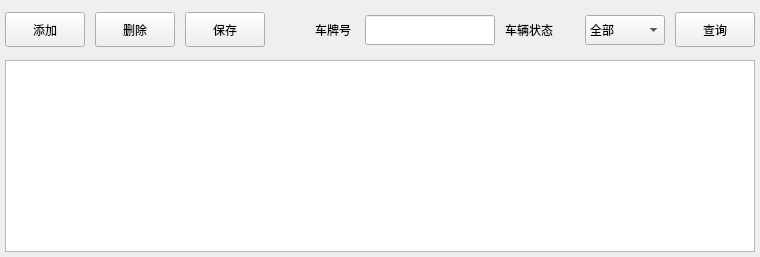
             <widget class="QWidget" name="tab_vehicle">
              <attribute name="title">
               <string>车辆信息管理</string>
              </attribute>
              <layout class="QVBoxLayout" name="verticalLayout_6">
               <property name="spacing">
                <number>5</number>
               </property>
               <property name="leftMargin">
                <number>5</number>
               </property>
               <property name="topMargin">
                <number>5</number>
               </property>
               <property name="rightMargin">
                <number>5</number>
               </property>
               <property name="bottomMargin">
                <number>5</number>
               </property>
               <item>
                <widget class="QWidget" name="vehicle_bar" native="true">
                 <property name="minimumSize">
                  <size>
                   <width>0</width>
                   <height>50</height>
                  </size>
                 </property>
                 <property name="maximumSize">
                  <size>
                   <width>16777215</width>
                   <height>50</height>
                  </size>
                 </property>
                 <layout class="QHBoxLayout" name="horizontalLayout_8">
                  <property name="spacing">
                   <number>10</number>
                  </property>
                  <property name="leftMargin">
                   <number>0</number>
                  </property>
                  <property name="topMargin">
                   <number>0</number>
                  </property>
                  <property name="rightMargin">
                   <number>0</number>
                  </property>
                  <property name="bottomMargin">
                   <number>0</number>
                  </property>
                  <item>
                   <widget class="QPushButton" name="btn_addvehicle">
                    <property name="minimumSize">
                     <size>
                      <width>50</width>
                      <height>35</height>
                     </size>
                    </property>
                    <property name="text">
                     <string>添加</string>
                    </property>
                   </widget>
                  </item>
                  <item>
                   <widget class="QPushButton" name="btn_delvehicle">
                    <property name="minimumSize">
                     <size>
                      <width>50</width>
                      <height>35</height>
                     </size>
                    </property>
                    <property name="text">
                     <string>删除</string>
                    </property>
                   </widget>
                  </item>
                  <item>
                   <widget class="QPushButton" name="btn_savevehicle">
                    <property name="minimumSize">
                     <size>
                      <width>50</width>
                      <height>35</height>
                     </size>
                    </property>
                    <property name="text">
                     <string>保存</string>
                    </property>
                   </widget>
                  </item>
                  <item>
                   <spacer name="hs_vehicle">
                    <property name="orientation">
                     <enum>Qt::Horizontal</enum>
                    </property>
                    <property name="sizeHint" stdset="0">
                     <size>
                      <width>40</width>
                      <height>20</height>
                     </size>
                    </property>
                   </spacer>
                  </item>
                  <item>
                   <widget class="QWidget" name="vehiclenumber" native="true">
                    <property name="minimumSize">
                     <size>
                      <width>180</width>
                      <height>50</height>
                     </size>
                    </property>
                    <property name="maximumSize">
                     <size>
                      <width>16777215</width>
                      <height>50</height>
                     </size>
                    </property>
                    <widget class="QLabel" name="lb_vehiclenumber">
                     <property name="geometry">
                      <rect>
                       <x>0</x>
                       <y>10</y>
                       <width>51</width>
                       <height>30</height>
                      </rect>
                     </property>
                     <property name="text">
                      <string>车牌号</string>
                     </property>
                    </widget>
                    <widget class="QLineEdit" name="le_vehiclenumber">
                     <property name="geometry">
                      <rect>
                       <x>50</x>
                       <y>10</y>
                       <width>130</width>
                       <height>30</height>
                      </rect>
                     </property>
                    </widget>
                   </widget>
                  </item>
                  <item>
                   <widget class="QWidget" name="vehiclestate" native="true">
                    <property name="minimumSize">
                     <size>
                      <width>160</width>
                      <height>50</height>
                     </size>
                    </property>
                    <property name="maximumSize">
                     <size>
                      <width>16777215</width>
                      <height>50</height>
                     </size>
                    </property>
                    <widget class="QLabel" name="lb_vehiclestate">
                     <property name="geometry">
                      <rect>
                       <x>0</x>
                       <y>10</y>
                       <width>69</width>
                       <height>30</height>
                      </rect>
                     </property>
                     <property name="text">
                      <string>车辆状态</string>
                     </property>
                    </widget>
                    <widget class="QComboBox" name="cb_vehiclestate">
                     <property name="geometry">
                      <rect>
                       <x>80</x>
                       <y>10</y>
                       <width>80</width>
                       <height>30</height>
                      </rect>
                     </property>
                     <item>
                      <property name="text">
                       <string>全部</string>
                      </property>
                     </item>
                     <item>
                      <property name="text">
                       <string>启用</string>
                      </property>
                     </item>
                     <item>
                      <property name="text">
                       <string>停运</string>
                      </property>
                     </item>
                    </widget>
                   </widget>
                  </item>
                  <item>
                   <widget class="QPushButton" name="btn_searchvehicle">
                    <property name="minimumSize">
                     <size>
                      <width>50</width>
                      <height>35</height>
                     </size>
                    </property>
                    <property name="text">
                     <string>查询</string>
                    </property>
                   </widget>
                  </item>
                 </layout>
                </widget>
               </item>
               <item>
                <widget class="QTableView" name="tableView_vehicle">
                 <attribute name="verticalHeaderVisible">
                  <bool>false</bool>
                 </attribute>
                </widget>
               </item>
              </layout>
             </widget>
